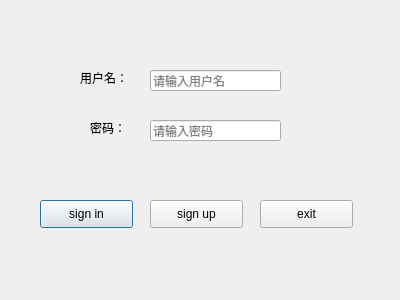
<?xml version="1.0" encoding="UTF-8"?>
<ui version="4.0">
 <class>LoginDlg</class>
 <widget class="QDialog" name="LoginDlg">
  <property name="geometry">
   <rect>
    <x>0</x>
    <y>0</y>
    <width>400</width>
    <height>300</height>
   </rect>
  </property>
  <property name="windowTitle">
   <string>Dialog</string>
  </property>
  <widget class="QPushButton" name="signinBtn">
   <property name="geometry">
    <rect>
     <x>40</x>
     <y>200</y>
     <width>93</width>
     <height>28</height>
    </rect>
   </property>
   <property name="text">
    <string>sign in</string>
   </property>
  </widget>
  <widget class="QPushButton" name="signupBtn">
   <property name="geometry">
    <rect>
     <x>150</x>
     <y>200</y>
     <width>93</width>
     <height>28</height>
    </rect>
   </property>
   <property name="text">
    <string>sign up</string>
   </property>
  </widget>
  <widget class="QLabel" name="usrLabel">
   <property name="geometry">
    <rect>
     <x>80</x>
     <y>70</y>
     <width>51</width>
     <height>16</height>
    </rect>
   </property>
   <property name="text">
    <string>用户名：</string>
   </property>
  </widget>
  <widget class="QLabel" name="pwdLabel">
   <property name="geometry">
    <rect>
     <x>90</x>
     <y>120</y>
     <width>41</width>
     <height>16</height>
    </rect>
   </property>
   <property name="text">
    <string>密码：</string>
   </property>
  </widget>
  <widget class="QLineEdit" name="usrLine">
   <property name="geometry">
    <rect>
     <x>150</x>
     <y>70</y>
     <width>131</width>
     <height>21</height>
    </rect>
   </property>
   <property name="placeholderText">
    <string>请输入用户名</string>
   </property>
  </widget>
  <widget class="QLineEdit" name="pwdLine">
   <property name="geometry">
    <rect>
     <x>150</x>
     <y>120</y>
     <width>131</width>
     <height>21</height>
    </rect>
   </property>
   <property name="echoMode">
    <enum>QLineEdit::Password</enum>
   </property>
   <property name="placeholderText">
    <string>请输入密码</string>
   </property>
  </widget>
  <widget class="QPushButton" name="exitBtn">
   <property name="geometry">
    <rect>
     <x>260</x>
     <y>200</y>
     <width>93</width>
     <height>28</height>
    </rect>
   </property>
   <property name="text">
    <string>exit</string>
   </property>
  </widget>
 </widget>
 <resources/>
 <connections>
  <connection>
   <sender>exitBtn</sender>
   <signal>clicked()</signal>
   <receiver>LoginDlg</receiver>
   <slot>close()</slot>
   <hints>
    <hint type="sourcelabel">
     <x>306</x>
     <y>213</y>
    </hint>
    <hint type="destinationlabel">
     <x>199</x>
     <y>149</y>
    </hint>
   </hints>
  </connection>
  <connection>
   <sender>signupBtn</sender>
   <signal>clicked()</signal>
   <receiver>LoginDlg</receiver>
   <slot>show()</slot>
   <hints>
    <hint type="sourcelabel">
     <x>196</x>
     <y>213</y>
    </hint>
    <hint type="destinationlabel">
     <x>199</x>
     <y>149</y>
    </hint>
   </hints>
  </connection>
 </connections>
</ui>
